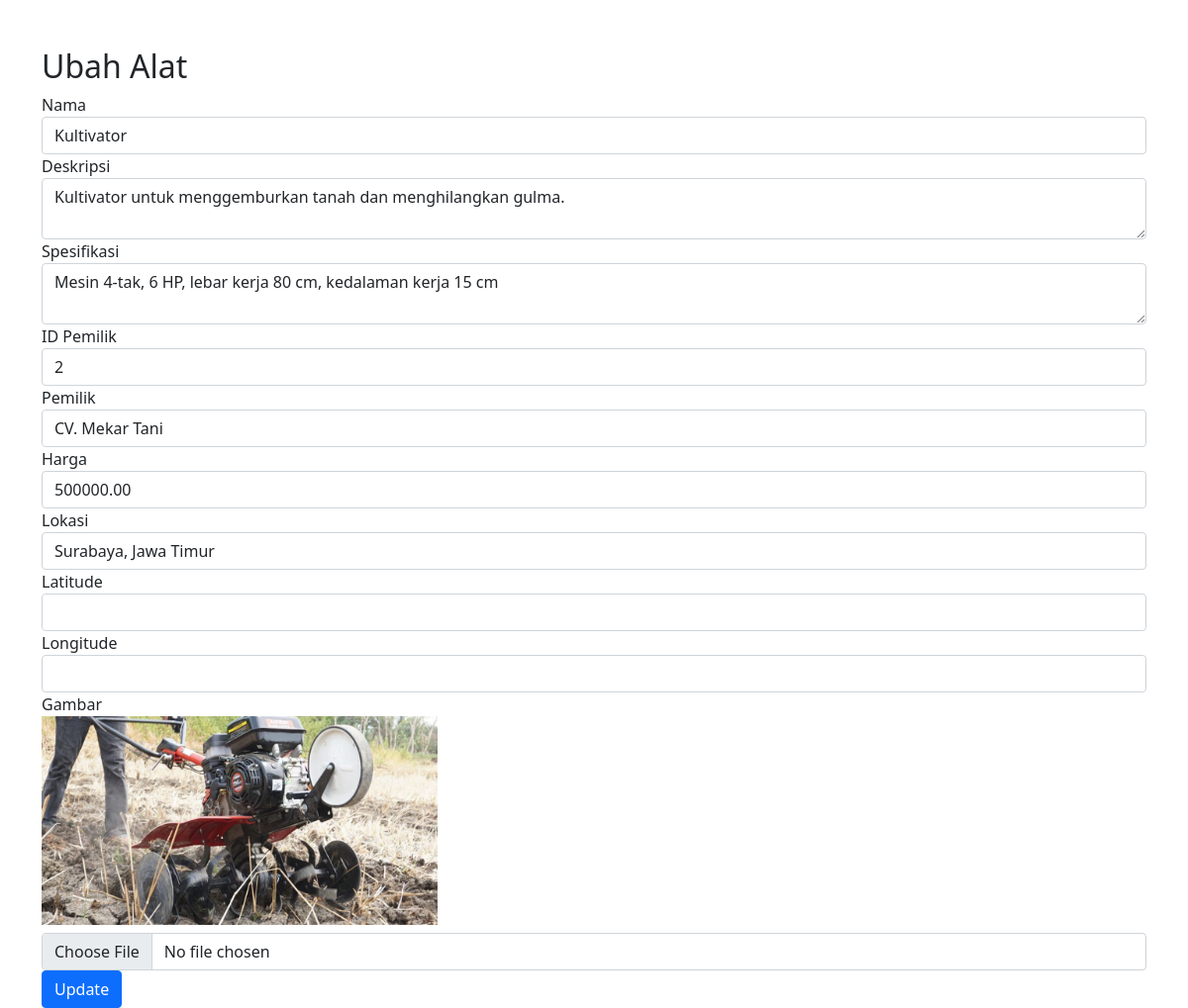
The page /admin/edit-alat.php?id=1 (signed in) on the database its author committed.
### tables this page shows
CREATE TABLE alat (
    id INT AUTO_INCREMENT PRIMARY KEY,
    nama VARCHAR(255) NOT NULL,
    deskripsi TEXT NOT NULL,
    spesifikasi TEXT NOT NULL,
    id_pemilik INT NOT NULL, 
    pemilik VARCHAR(255) NOT NULL,
    harga DECIMAL(10, 2) NOT NULL,
    gambar VARCHAR(255),
    lokasi VARCHAR(255) NOT NULL,
    latitude DECIMAL(9,6),
    longitude DECIMAL(9,6),
    FOREIGN KEY (id_pemilik) REFERENCES users(id)
);

### admin/edit-alat.php (the view, shortened to what this page needs)
<?php
include("../php/config.php");
if (isset($_GET['id'])) {
    $id = $_GET['id'];
    $query = "SELECT * FROM alat WHERE id = $id";
    $result = mysqli_query($con, $query);
    $alat = mysqli_fetch_assoc($result);
}
?>
<!DOCTYPE html>
<html lang="en">
<head>
    <link rel="stylesheet" href="../css/bootstrap.min.css">
</head>
<body>
    <div class="container mt-5">
        <h2>Ubah Alat</h2>
        <form action="edit-alat.php?id=<?php echo $alat['id']; ?>" method="post" enctype="multipart/form-data">
            <div class="form-group">
                <label for="nama">Nama</label>
                <input type="text" class="form-control" id="nama" name="nama" value="<?php echo $alat['nama']; ?>" required>
            </div>
            <div class="form-group">
                <label for="deskripsi">Deskripsi</label>
                <textarea class="form-control" id="deskripsi" name="deskripsi" required><?php echo $alat['deskripsi']; ?></textarea>
            </div>
            <div class="form-group">
                <label for="spesifikasi">Spesifikasi</label>
                <textarea class="form-control" id="spesifikasi" name="spesifikasi" required><?php echo $alat['spesifikasi']; ?></textarea>
            </div>
            <div class="form-group">
                <label for="id_pemilik">ID Pemilik</label>
                <input type="number" class="form-control" id="id_pemilik" name="id_pemilik" value="<?php echo $alat['id_pemilik']; ?>" required>
            </div>
            <div class="form-group">
                <label for="pemilik">Pemilik</label>
                <input type="text" class="form-control" id="pemilik" name="pemilik" value="<?php echo $alat['pemilik']; ?>" required>
            </div>
            <div class="form-group">
                <label for="harga">Harga</label>
                <input type="number" step="0.01" class="form-control" id="harga" name="harga" value="<?php echo $alat['harga']; ?>" required>
            </div>
            <div class="form-group">
                <label for="lokasi">Lokasi</label>
                <input type="text" class="form-control" id="lokasi" name="lokasi" value="<?php echo $alat['lokasi']; ?>" required>
            </div>
            <div class="form-group">
                <label for="latitude">Latitude</label>
                <input type="number" step="0.000001" class="form-control" id="latitude" name="latitude" value="<?php echo $alat['latitude']; ?>">
            </div>
            <div class="form-group">
                <label for="longitude">Longitude</label>
                <input type="number" step="0.000001" class="form-control" id="longitude" name="longitude" value="<?php echo $alat['longitude']; ?>">
            </div>
            <div class="form-group">
                <label for="gambar">Gambar</label><br>
                <img src="../image/alat/<?php echo $alat['gambar']; ?>" width="400"><br>
                <input type="file" class="form-control mt-2" id="gambar" name="gambar">
            </div>
            <button type="submit" class="btn btn-primary">Update</button>
        </form>
    </div>
</body>
</html>

### rows shown on the page
alat: nama "Kultivator", deskripsi "Kultivator untuk menggemburkan tanah dan menghilangkan gulma.", spesifikasi "Mesin 4-tak, 6 HP, lebar kerja 80 cm, kedalaman kerja 15 cm", id_pemilik "2", pemilik "CV. Mekar Tani", harga "500000.00", lokasi "Surabaya, Jawa Timur", gambar (picture)
